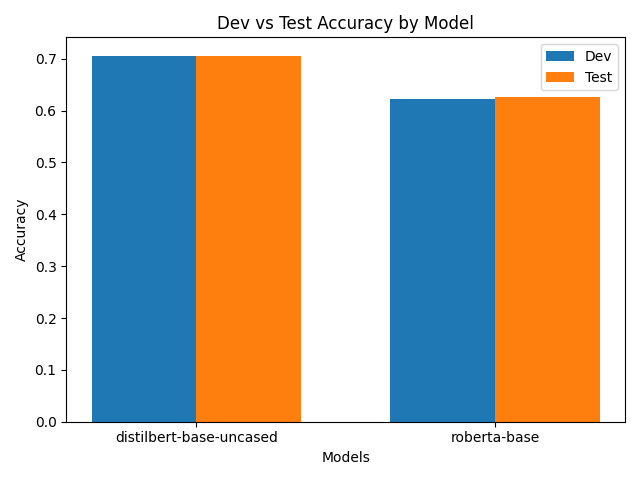

Source code (Python):
import matplotlib.pyplot as plt
import numpy as np

# Data 
models = ['distilbert-base-uncased', 'roberta-base']
dev_acc = [0.705, 0.6217125382262997]
test_acc = [0.706, 0.6257883672039243]

# X locations
x = np.arange(len(models))
width = 0.35  # bar width

# Create plot
fig, ax = plt.subplots()

# Bars
ax.bar(x - width/2, dev_acc, width, label='Dev')
ax.bar(x + width/2, test_acc, width, label='Test')

# Labels and formatting
ax.set_xlabel('Models')
ax.set_ylabel('Accuracy')
ax.set_title('Dev vs Test Accuracy by Model')
ax.set_xticks(x)
ax.set_xticklabels(models)
ax.legend()

# Show plot
plt.tight_layout()
plt.savefig("barplot.png")
